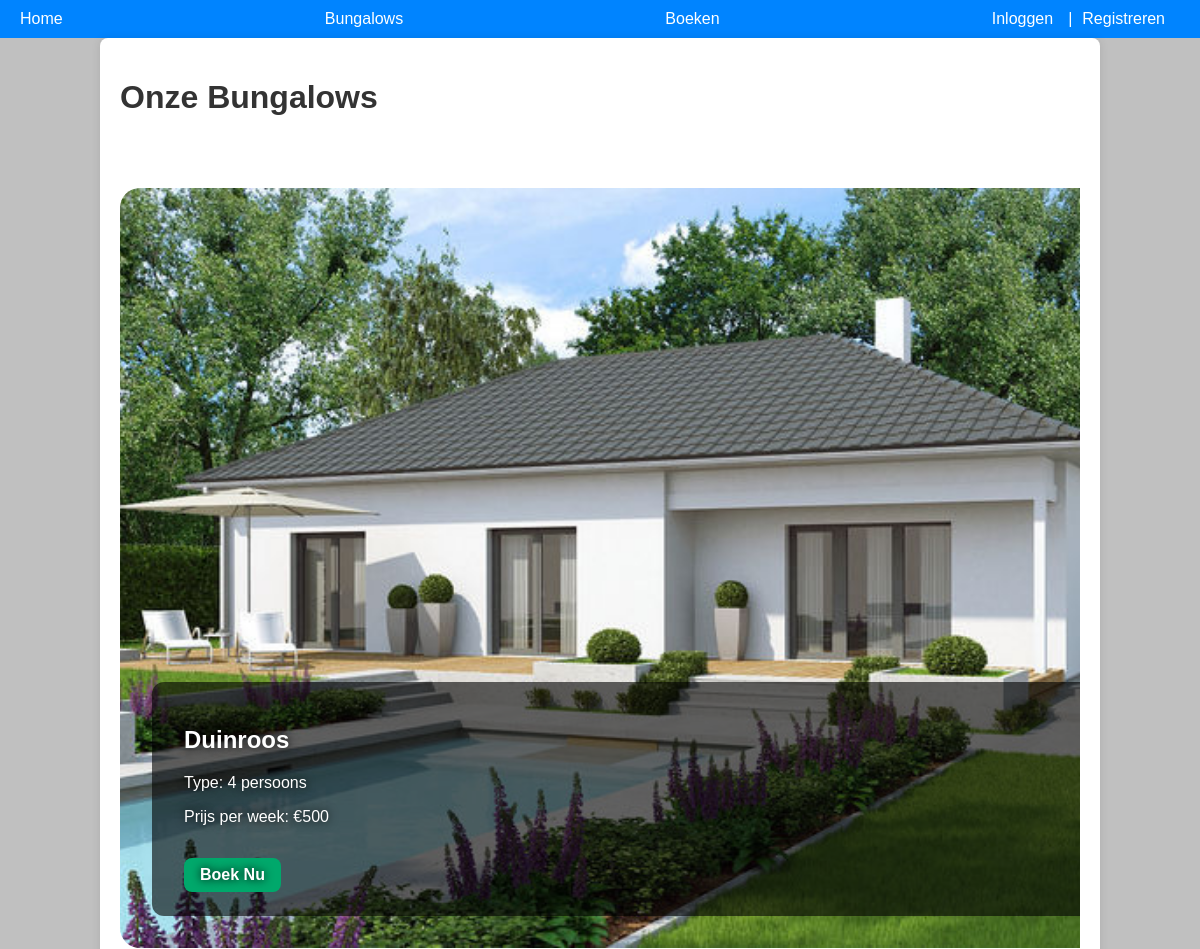
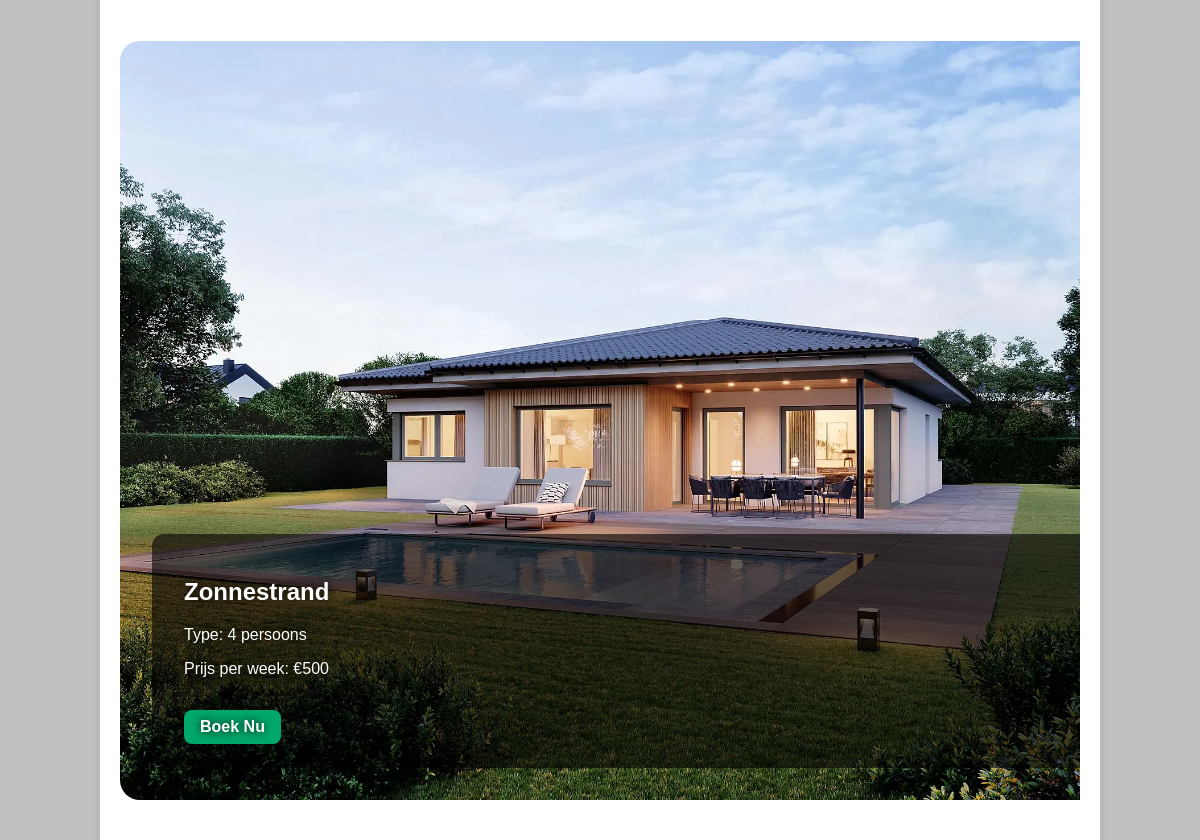
/bungalows (upper part), run on an earlier commit of the app's database (2 pictures, top to bottom).
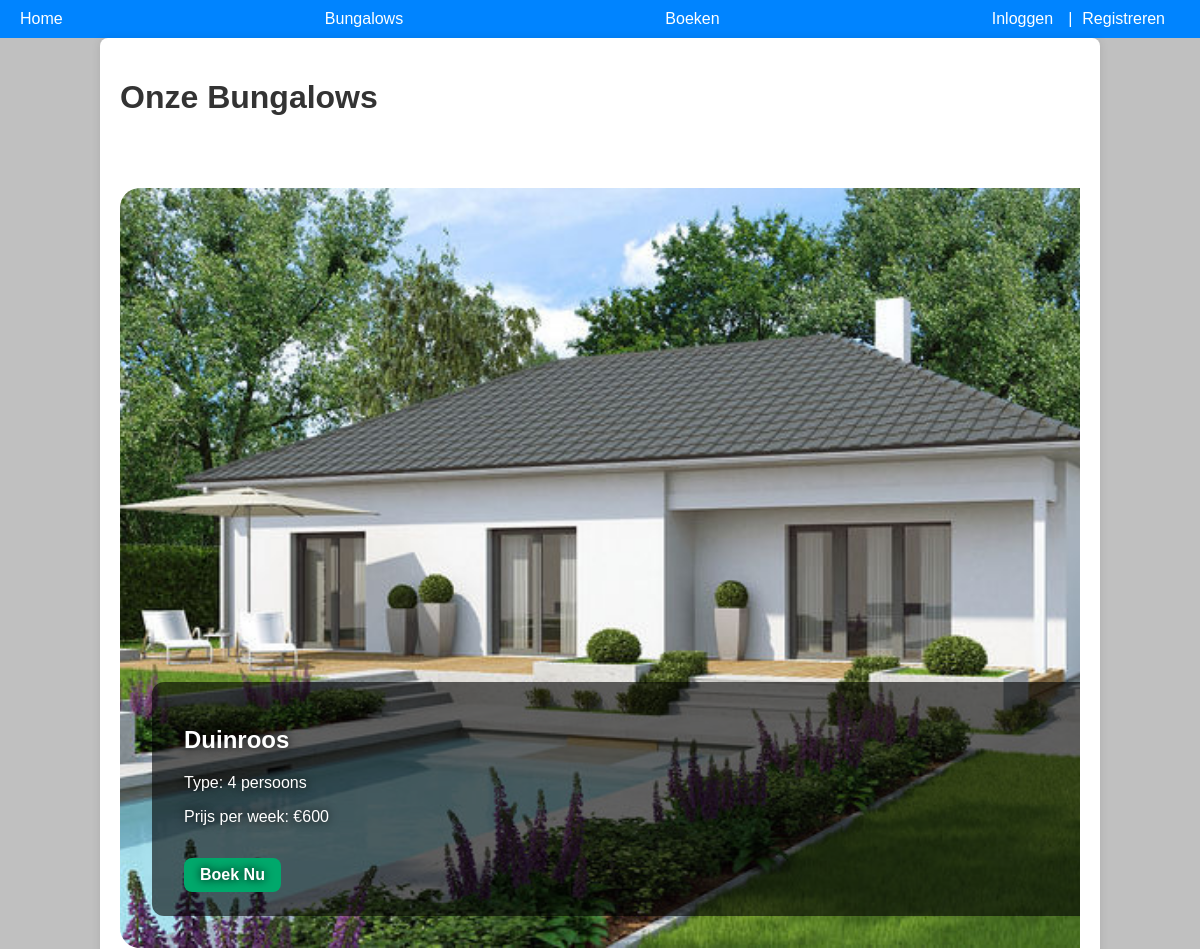
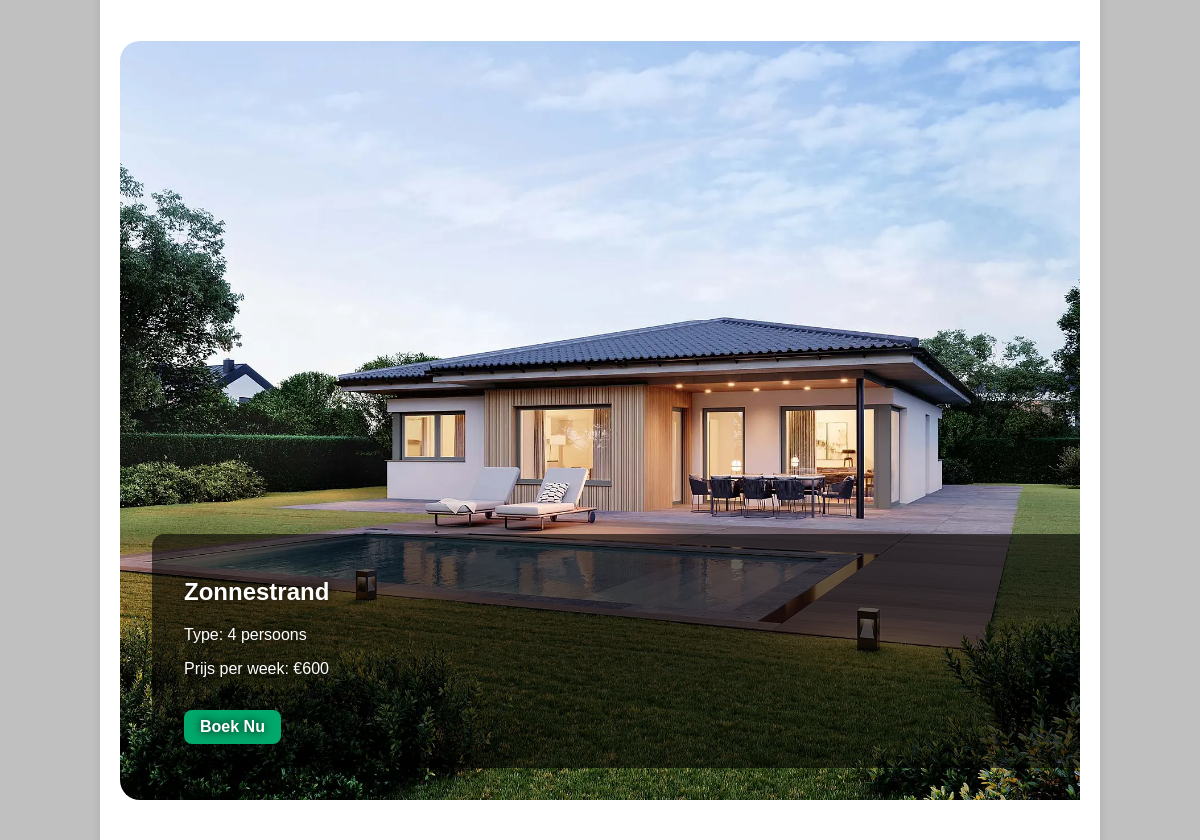
And on a later commit of the database (2 pictures, top to bottom).
### models/models.py (models this page shows)
class Bungalow(db.Model):
    id = db.Column(db.Integer, primary_key=True)
    name = db.Column(db.String(100), unique=True, nullable=False)
    type_id = db.Column(db.Integer, db.ForeignKey('bungalow_type.id'), nullable=False)
    bungalow_type = db.relationship('BungalowType', backref='bungalows')

class BungalowType(db.Model):
    id = db.Column(db.Integer, primary_key=True)
    size = db.Column(db.Integer, nullable=False)  # 4, 6, or 8 persons
    price_per_week = db.Column(db.Integer, nullable=False)

### app.py (the view)
@app.route('/bungalows')
def bungalows():
    bungalows = Bungalow.query.all()  # Get all bungalows from the database
    return render_template('bungalows.html', bungalows=bungalows)  # Pass them to the template

### templates/bungalows.html (shortened to what this page needs)
{% extends 'base.html' %}
{% block content %}
<h1>Onze Bungalows</h1>
<div class="carousel-container">
    <div class="carousel-track">
        {% set image_files = ['bungalow1.jpg', 'bungalow2.jpg', 'bungalow3.jpg', 'bungalow4.jpg', 'bungalow5.jpg', 'bungalow6.jpg', 'bungalow7.jpg', 'bungalow8.jpg'] %}
        {% for bungalow in bungalows %}
            {% set image = image_files[loop.index0] %}
            <div class="bungalow-slide" style="background-image: url('{{ url_for('static', filename='images/' ~ image) }}')">
                <div class="bungalow-info">
                    <h2>{{ bungalow.name }}</h2>
                    <p>Type: {{ bungalow.bungalow_type.size }} persoons</p>
                    <p>Prijs per week: €{{ bungalow.bungalow_type.price_per_week }}</p>
                    <a href="{{ url_for('booking', bungalow_id=bungalow.id) }}" class="btn">Boek Nu</a>
                </div>
            </div>
        {% endfor %}
    </div>
</div>
{% endblock %}

What changed in the data, as far as the page shows it:
changed through a linked row, Bungalow "Duinroos": bungalow_type.price_per_week "500" → "600"
changed through a linked row, Bungalow "Zonnestrand": bungalow_type.price_per_week "500" → "600"
